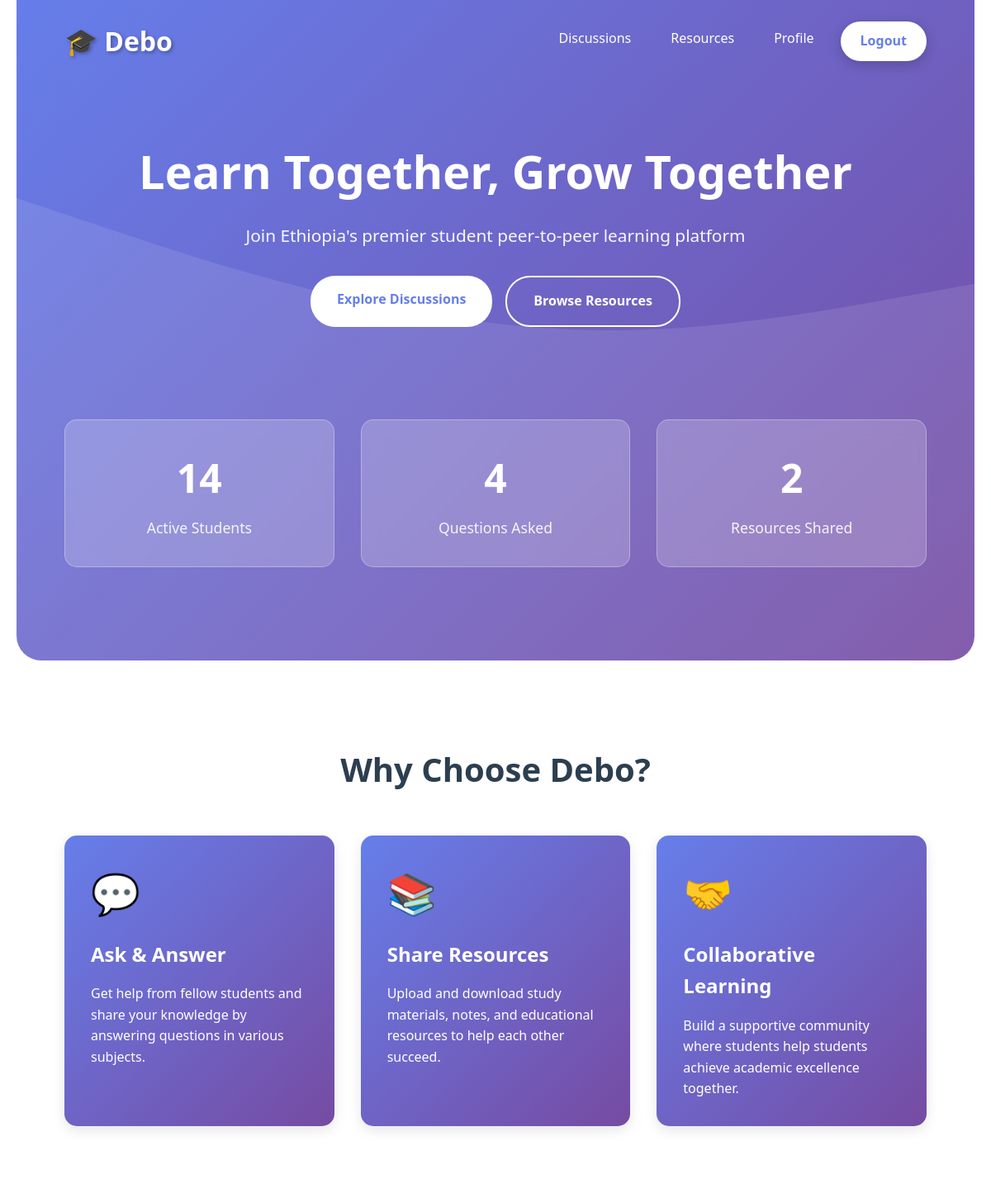
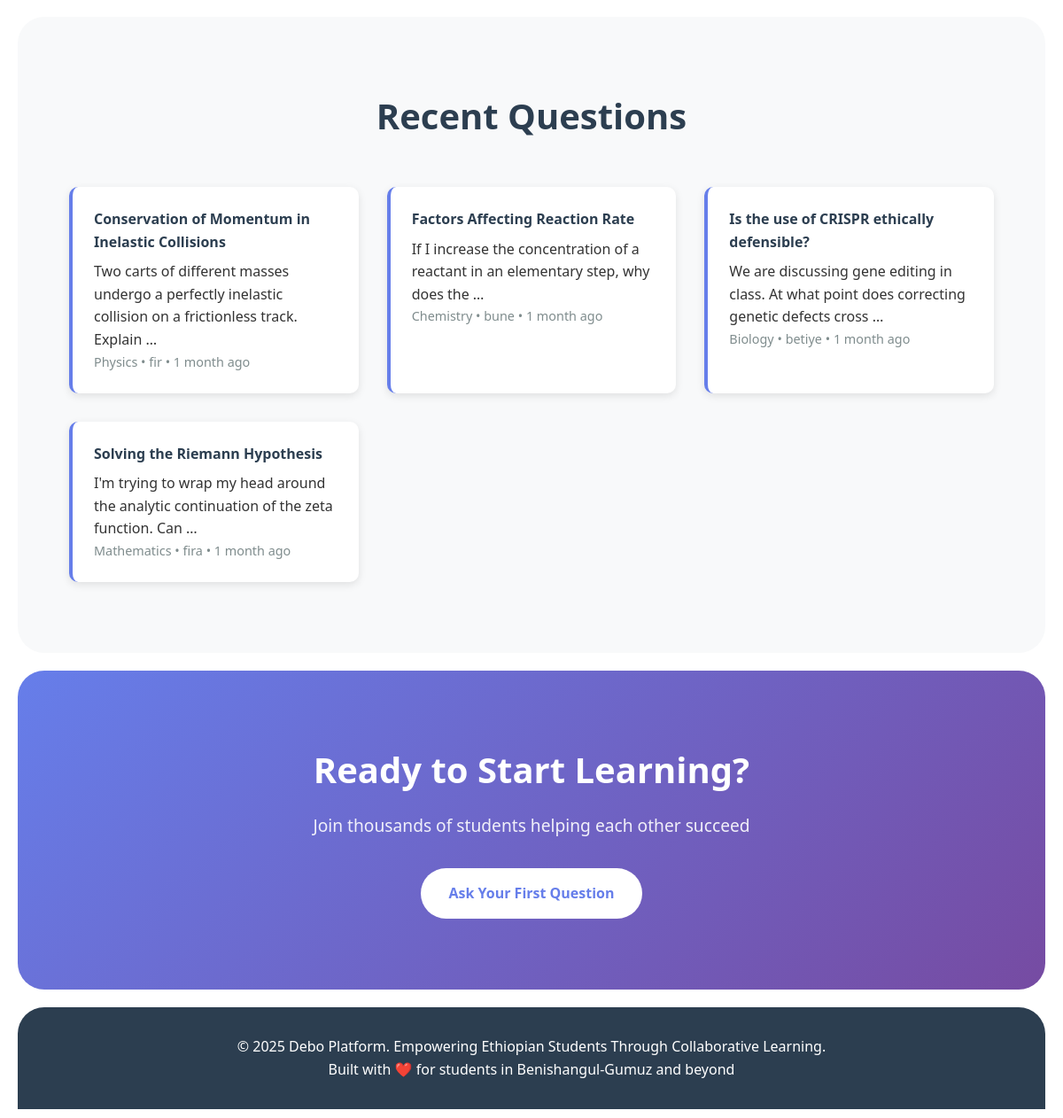
Page / (signed in) on the committed database (2 pictures, top to bottom).
### discussions/models.py (models this page shows, shortened)
class Question(models.Model):
    SUBJECT_CHOICES = [
        ('math', 'Mathematics'),
        ('science', 'Science'),
        ('english', 'English'),
        ('history', 'History'),
        ('computer', 'Computer Science'),
        ('physics', 'Physics'),
        ('chemistry', 'Chemistry'),
        ('biology', 'Biology'),
        ('other', 'Other'),
    ]
    author = models.ForeignKey(User, on_delete=models.CASCADE, related_name='questions')
    title = models.CharField(max_length=200)
    description = models.TextField()
    subject = models.CharField(max_length=20, choices=SUBJECT_CHOICES, default='other')
    created_at = models.DateTimeField(auto_now_add=True)
    updated_at = models.DateTimeField(auto_now=True)
    class Meta:
        ordering = ['-created_at']

### debo/views.py (the view)
# urls.py: path('', home, name='home'),
def home(request):
    recent_questions = Question.objects.all()[:5]
    recent_resources = Resource.objects.all()[:5]
    total_users = User.objects.count()
    total_questions = Question.objects.count()
    total_resources = Resource.objects.count()
    context = {
        'recent_questions': recent_questions,
        'recent_resources': recent_resources,
        'total_users': total_users,
        'total_questions': total_questions,
        'total_resources': total_resources,
    }
    return render(request, 'home.html', context)

### templates/home.html (shortened to what this page needs)
<!DOCTYPE html>
<html lang="en">
<head>
</head>
<body>
    <div class="hero">
        <nav>
            <div class="logo">🎓 Debo</div>
            <div class="nav-links">
                <a href="{% url 'question_list' %}">Discussions</a>
                <a href="{% url 'resource_list' %}">Resources</a>
                {% if user.is_authenticated %}
                    <a href="{% url 'profile_view' %}">Profile</a>
                    <a href="{% url 'logout' %}" class="btn-primary">Logout</a>
                {% else %}
                    <a href="{% url 'login' %}">Login</a>
                    <a href="{% url 'register' %}" class="btn-primary">Sign Up</a>
                {% endif %}
            </div>
        </nav>
        <div class="hero-content">
            <h1>Learn Together, Grow Together</h1>
            <p>Join Ethiopia's premier student peer-to-peer learning platform</p>
            <div class="hero-buttons">
                <a href="{% url 'question_list' %}" class="btn btn-white">Explore Discussions</a>
                <a href="{% url 'resource_list' %}" class="btn btn-outline">Browse Resources</a>
            </div>
        </div>
        <div class="stats">
            <div class="stat-card">
                <div class="stat-number">{{ total_users }}</div>
                <div class="stat-label">Active Students</div>
            </div>
            <div class="stat-card">
                <div class="stat-number">{{ total_questions }}</div>
                <div class="stat-label">Questions Asked</div>
            </div>
            <div class="stat-card">
                <div class="stat-number">{{ total_resources }}</div>
                <div class="stat-label">Resources Shared</div>
            </div>
        </div>
    </div>
    <section class="features">
        <h2 class="section-title">Why Choose Debo?</h2>
        <div class="features-grid">
            <div class="feature-card">
                <div class="feature-icon">💬</div>
                <h3>Ask & Answer</h3>
                <p>Get help from fellow students and share your knowledge by answering questions in various subjects.</p>
            </div>
            <div class="feature-card">
                <div class="feature-icon">📚</div>
                <h3>Share Resources</h3>
                <p>Upload and download study materials, notes, and educational resources to help each other succeed.</p>
            </div>
            <div class="feature-card">
                <div class="feature-icon">🤝</div>
                <h3>Collaborative Learning</h3>
                <p>Build a supportive community where students help students achieve academic excellence together.</p>
            </div>
        </div>
    </section>
    {% if recent_questions %}
    <section class="recent-activity">
        <h2 class="section-title">Recent Questions</h2>
        <div class="activity-grid">
            {% for question in recent_questions %}
            <div class="activity-card">
                <h4><a href="{% url 'question_detail' question.pk %}" style="color: #2c3e50; text-decoration: none;">{{ question.title }}</a></h4>
                <p>{{ question.description|truncatewords:15 }}</p>
                <div class="activity-meta">
                    <span>{{ question.get_subject_display }}</span> •
                    <span>{{ question.author.username }}</span> •
                    <span>{{ question.created_at|timesince }} ago</span>
                </div>
            </div>
            {% endfor %}
        </div>
    </section>
    {% endif %}
    <section class="cta">
        <h2>Ready to Start Learning?</h2>
        <p>Join thousands of students helping each other succeed</p>
        {% if not user.is_authenticated %}
            <a href="{% url 'register' %}" class="btn btn-white">Get Started Free</a>
        {% else %}
            <a href="{% url 'question_create' %}" class="btn btn-white">Ask Your First Question</a>
        {% endif %}
    </section>
    <footer>
        <p>&copy; 2025 Debo Platform. Empowering Ethiopian Students Through Collaborative Learning.</p>
        <p>Built with ❤️ for students in Benishangul-Gumuz and beyond</p>
    </footer>
</body>
</html>

### templates/home.html (style rules this page uses)
* { margin: 0; padding: 0; box-sizing: border-box; }
body { font-family: 'Segoe UI', Tahoma, Geneva, Verdana, sans-serif; line-height: 1.6; color: #333; overflow-x: hidden; background-color: #ffffff; padding: 0 20px; max-width: 1600px; margin: 0 auto; }
.hero { background: linear-gradient(135deg, #667eea 0%, #764ba2 100%); min-height: 100vh; position: relative; overflow: hidden; border-bottom-left-radius: 30px; border-bottom-right-radius: 30px; }
.hero::before { content: ''; position: absolute; top: 0; left: 0; right: 0; bottom: 0; background-size: cover; animation: wave 10s ease-in-out infinite; }
nav { display: flex; justify-content: space-between; align-items: center; padding: 1.5rem 5%; position: relative; z-index: 9999; background-color: transparent !important; pointer-events: auto; box-shadow: none !important; }
.logo { font-size: 2rem; font-weight: bold; color: white; text-shadow: 2px 2px 4px rgba(0,0,0,0.3); }
.nav-links { position: relative; z-index: 10000; display: flex; gap: 1rem; }
.nav-links a { color: white; text-decoration: none; font-weight: 500; transition: all 0.3s; padding: 0.5rem 1rem; border-radius: 5px; }
.btn-primary { background: white; color: #667eea; padding: 0.7rem 1.5rem; border-radius: 25px; font-weight: bold; box-shadow: 0 4px 15px rgba(0,0,0,0.2); }
.hero-content { position: relative; z-index: 10; text-align: center; padding: 4rem 5%; color: white; }
.hero-content h1 { font-size: 3.5rem; margin-bottom: 1rem; animation: fadeInUp 1s ease; }
.hero-content p { font-size: 1.3rem; margin-bottom: 2rem; opacity: 0.95; animation: fadeInUp 1s ease 0.2s backwards; }
.nav-links a.btn-primary { background-color: white !important; color: #667eea !important; padding: 0.7rem 1.5rem !important; border-radius: 25px !important; font-weight: bold !important; box-shadow: 0 4px 15px rgba(0,0,0,0.2) !important; position: relative; z-index: 10001; }
.hero-buttons { display: flex; gap: 1rem; justify-content: center; animation: fadeInUp 1s ease 0.4s backwards; }
.btn { padding: 1rem 2rem; border-radius: 30px; text-decoration: none; font-weight: bold; transition: all 0.3s; display: inline-block; }
.btn-white { background: white; color: #667eea; }
.btn-outline { border: 2px solid white; color: white; }
.stats { display: grid; grid-template-columns: repeat(auto-fit, minmax(200px, 1fr)); gap: 2rem; padding: 3rem 5%; position: relative; z-index: 10; }
.stat-card { background: rgba(255,255,255,0.2); backdrop-filter: blur(10px); padding: 2rem; border-radius: 15px; text-align: center; color: white; transition: all 0.3s; border: 1px solid rgba(255,255,255,0.3); }
.stat-number { font-size: 3rem; font-weight: bold; margin-bottom: 0.5rem; }
.stat-label { font-size: 1.1rem; opacity: 0.9; }
.features { background: white; padding: 5rem 5%; margin-top: 20px; border-radius: 30px; }
.section-title { text-align: center; font-size: 2.5rem; margin-bottom: 3rem; color: #2c3e50; }
.features-grid { display: grid; grid-template-columns: repeat(auto-fit, minmax(280px, 1fr)); gap: 2rem; }
.feature-card { background: linear-gradient(135deg, #667eea 0%, #764ba2 100%); padding: 2rem; border-radius: 15px; color: white; transition: all 0.3s; box-shadow: 0 5px 15px rgba(0,0,0,0.1); }
.feature-icon { font-size: 3rem; margin-bottom: 1rem; }
.feature-card h3 { font-size: 1.5rem; margin-bottom: 1rem; }
.recent-activity { background: #f8f9fa; padding: 5rem 5%; margin-top: 20px; border-radius: 30px; }
.activity-grid { display: grid; grid-template-columns: repeat(auto-fit, minmax(300px, 1fr)); gap: 2rem; }
.activity-card { background: white; padding: 1.5rem; border-radius: 10px; box-shadow: 0 3px 10px rgba(0,0,0,0.1); transition: all 0.3s; border-left: 4px solid #667eea; }
.activity-card h4 { color: #2c3e50; margin-bottom: 0.5rem; }
.activity-meta { color: #7f8c8d; font-size: 0.9rem; }
.cta { background: linear-gradient(135deg, #667eea 0%, #764ba2 100%); padding: 5rem 5%; text-align: center; color: white; margin-top: 20px; border-radius: 30px; }
.cta h2 { font-size: 2.5rem; margin-bottom: 1rem; }
.cta p { font-size: 1.2rem; margin-bottom: 2rem; opacity: 0.9; }
footer { background: #2c3e50; color: white; padding: 2rem 5%; text-align: center; margin-top: 20px; border-top-left-radius: 30px; border-top-right-radius: 30px; margin-bottom: 10px; }

### rows in the picture
Question: title "Conservation of Momentum in Inelastic Collisions", description "Two carts of different masses undergo a perfectly inelastic collision on a frictionless track. Explain …", subject "Physics", author.username "fir", created_at "1 month"
Question: title "Factors Affecting Reaction Rate", description "If I increase the concentration of a reactant in an elementary step, why does the …", subject "Chemistry", author.username "bune", created_at "1 month"
Question: title "Is the use of CRISPR ethically defensible?", description "We are discussing gene editing in class. At what point does correcting genetic defects cross …", subject "Biology", author.username "betiye", created_at "1 month"
Question: title "Solving the Riemann Hypothesis", description "I'm trying to wrap my head around the analytic continuation of the zeta function. Can …", subject "Mathematics", author.username "fira", created_at "1 month"

### other values in the picture
{{ total_users }} "14"
{{ total_questions }} "4"
{{ total_resources }} "2"
